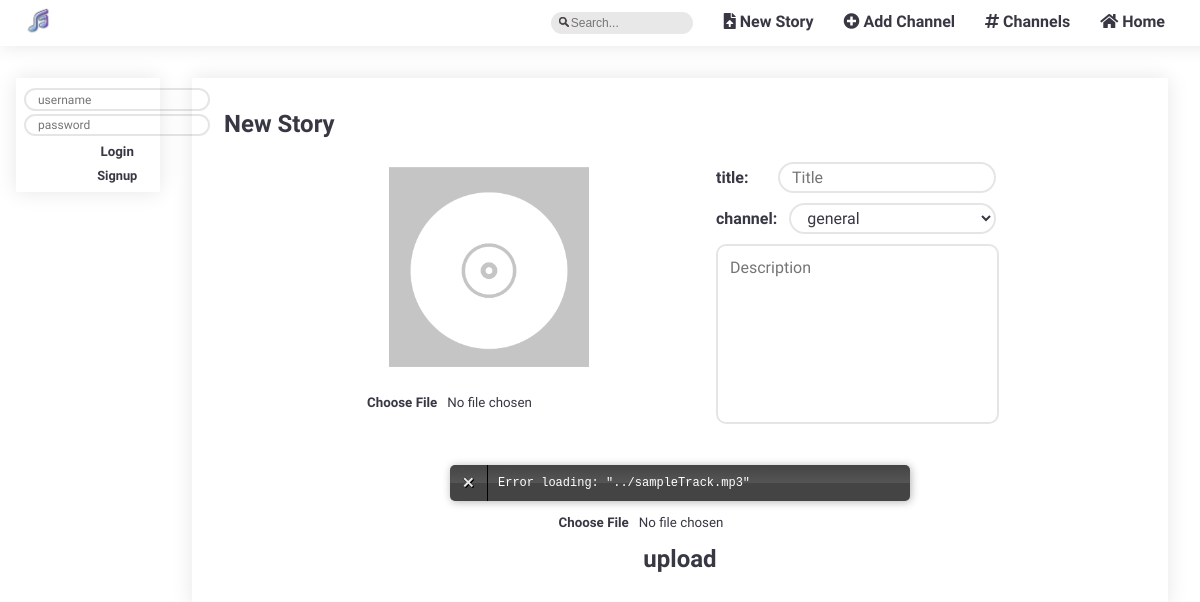
/pages/upload.php?user=admin, run on an earlier commit of the app's database.
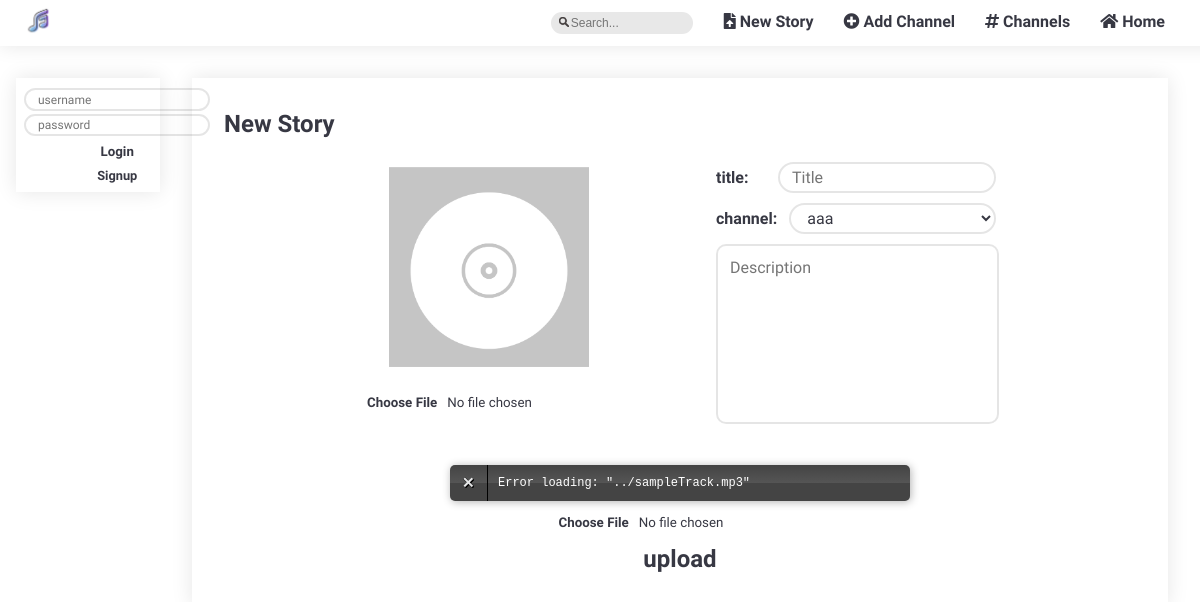
And on a later commit of the database.
### tables this page shows
CREATE TABLE channels (
  name VARCHAR PRIMARY KEY,
  author VARCHAR REFERENCES users,
  description VARCHAR
);

### database/db_channels.php (called while the page is built, shortened)
<?php
  include('../database/db_connection.php');
  function getChannels() {
    global $db;
    $stmt = $db->prepare('SELECT * FROM channels');
    $stmt->execute(array());
    return $stmt->fetchAll();
  }
?>

### templates/tpl_upload.php (the view, shortened to what this page needs)
<?php
 function draw_upload() {
 ?>
  <section id="upload">
        <div id="h1upload"><h1>New Story</h1></div>
        <form action="../actions/action_upload_story.php" method="POST" enctype="multipart/form-data">
            <div id=uploadInfo>
                <div id = "uploadFile">
                    <img id="uploadedImage" src= "../img/templatetrackcover.png" height="200" width="200"/>
                    <input type="file" name="image" id="image" onchange="onImageSelected(event)"/>
                </div>
                <div id="infoBlock">
                    <label class="inputLabel">title:
                        <input class="inputField" type="text" name="title" placeholder="Title" autocomplete="new-username" required>
                    </label>
                    <label class="inputLabel">channel:
                        <select name="channels">
                        <?php
                            $channels =getChannels();
                            foreach($channels as $channel){
                                foreach($channel as $channel_name){
                                    $option = $channel_name;
                                    break;
                                }
                            }?>
                                <option value=<?php $option ?>><?php echo $option ?></option>
                        </select>
                    </label>
                    <textarea class="inputField" rows="8" cols="50" name="description" placeholder="Description" required></textarea>
                </div>
            </div>
            <div id = "uploadInfo2">
                <div id="audiojs">
                </div>
                <input type="file" name="track" id="track" onchange="onTrackSelected(event)"/>
            </div>
            <span id="save"><input type="submit" value="upload" /></span>
        </form>
   </section>
<?php } ?>

### pages/upload.php (shortened to what this page needs)
<?php
    include_once('../database/db_channels.php');
    include_once('../templates/tpl_common.php');
    include_once('../templates/tpl_account.php');
    include_once('../templates/tpl_upload.php');
    $username = $_GET['user'];
    $userdata = getUserData($username);
    if(!empty($userdata))
    {
        draw_header($username);
        $subbed_channels = getSubbedChannels($username);
        draw_sidebar($subbed_channels);
    }
    else
    {
        draw_header(null);
        draw_sidebar(null);
    }
    draw_upload();
   draw_footer();
?>

### templates/tpl_common.php (shortened to what this page needs)
<?php function draw_header($username) { ?>
  <!DOCTYPE html>
  <html>
    <head>
      <link rel="stylesheet" href="../css/style.css">
      <link rel="stylesheet" href="https://use.fontawesome.com/releases/v5.3.1/css/all.css">
    </head>
    <body>
      <div class = "navBar">
        <nav class="tabs">
          <ul>
            <li><a href="../pages/mainpage.php"><i class="fas fa-home"></i> Home</a></li>
            <li><a href="../pages/channels_list.php"><i class="fas fa-hashtag"></i> Channels</a></li>
            <?php if ($username != NULL) { ?>
              <li><a href="../pages/add_channel.php?username=<?= $username ?>"><i class="fas fa-plus-circle"></i> Add Channel</a></li>
              <li><a href="../pages/upload.php?user=<?= $username ?>"><i class="fas fa-file-upload"></i> New Story</a></li>
            <?php } ?>
          </ul>
          <form method="get" action="../pages/search.php">
            <label><input type="text" name="search" class="inputField" placeholder="Search..." required></label>
          </form>
        </nav>
        <img src= "../img/logo.png" height="40" width="40"/>
      </div>
<?php } ?>
<?php function draw_footer() {  ?>
  </body>
</html>
<?php } ?>

### templates/tpl_account.php (shortened to what this page needs)
<?php function draw_sidebar($subbed_channels) {
?>
  <section id="sidebar">
    <?php
      draw_sidebar_login();
    ?>
  </section>
<?php } ?>
<?php function draw_sidebar_login() {
  if (isset($_SESSION['username']))
  {
    $username = $_SESSION['username'];?>
    <section id="sidebar_login">
        <a href="../pages/edit_profile.php?user=<?= $username ?>"><?= $username ?></a>
        <div><a href="../actions/action_logout.php">Logout</a></div>
    </section>
  <?php }
  else
  { ?>
    <section id="sidebar_login">
        <form method="post" action="../actions/action_login.php">
        <input type="text" name="username" placeholder="username" class="inputField" required>
        <input type="password" name="password" placeholder="password" class="inputField" required>
        <input type="submit" value="Login" >
        <div><a href="../pages/signup.php?message=">Signup</a></div>
        </form>
    </section>
    <?php }
} ?>

What changed in the data, as far as the page shows it:
no longer on this page (row unchanged): channels: channels "general"
added channels: channels "aaa"
